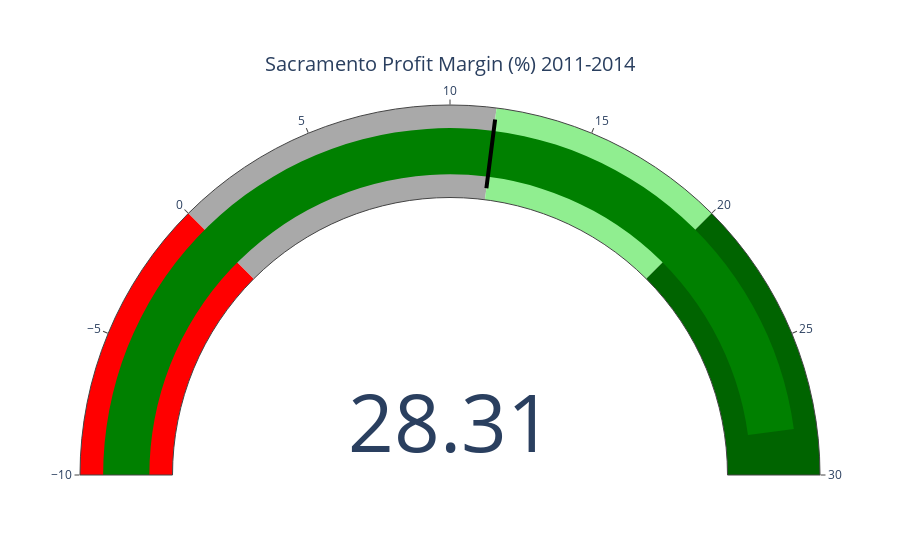

Notebook cell for this chart:
### Code cell
import pandas as pd 
import plotly.graph_objects as go
# Load data
file_path = 'C:/Users/WILLS/Sales_Performance_Dashboard/data/superstore.csv'
df = pd.read_csv(file_path)

# Filter sales data for Los Angeles
sac_profit = df[df['City'] == 'Sacramento']['Profit'].sum()
sac_sales = df[df['City'] == 'Sacramento']['Sales'].sum()
sac_profit_margin = sac_profit / sac_sales * 100
target_margin = (df['Profit'].sum() / df['Sales'].sum()) * 100

fig = go.Figure(go.Indicator(
    mode="gauge+number",
    value=sac_profit_margin,
    title={'text':"Sacramento Profit Margin (%) 2011-2014"},
    gauge={
        'axis': {'range': [-10,30]},
        'bar': {'color': "green" if sac_profit_margin >= target_margin else "darkred"},
        'steps': [
            {'range': [-10, 0], 'color':"red"},
            {'range': [0, target_margin], 'color':"darkgray"},
            {'range': [target_margin, 20], 'color':"lightgreen"},
            {'range': [20, 30], 'color':"darkgreen"}
        ],
        'threshold': {
            'line': {'color': "black", 'width':3},
            'thickness': 0.75,
            'value': target_margin
        }
    },
    delta={'reference': target_margin}
    ))
fig.show()

### Figure 1 — Plotly figure (JSON) as saved in the notebook; plotly's stock layout.template omitted (floating-point values rounded to 4 significant figures)
{"data": [{"delta": {"reference": 11.61}, "gauge": {"axis": {"range": [-10, 30]}, "bar": {"color": "green"}, "steps": [{"color": "red", "range": [-10, 0]}, {"color": "darkgray", "range": [0, 11.61]}, {"color": "lightgreen", "range": [11.61, 20]}, {"color": "darkgreen", "range": [20, 30]}], "threshold": {"line": {"color": "black", "width": 4}, "thickness": 0.75, "value": 11.61}}, "mode": "gauge+number", "title": {"text": "Sacramento Profit Margin (%) 2011-2014"}, "type": "indicator", "value": 28.31}], "layout": {"autosize": true}}
